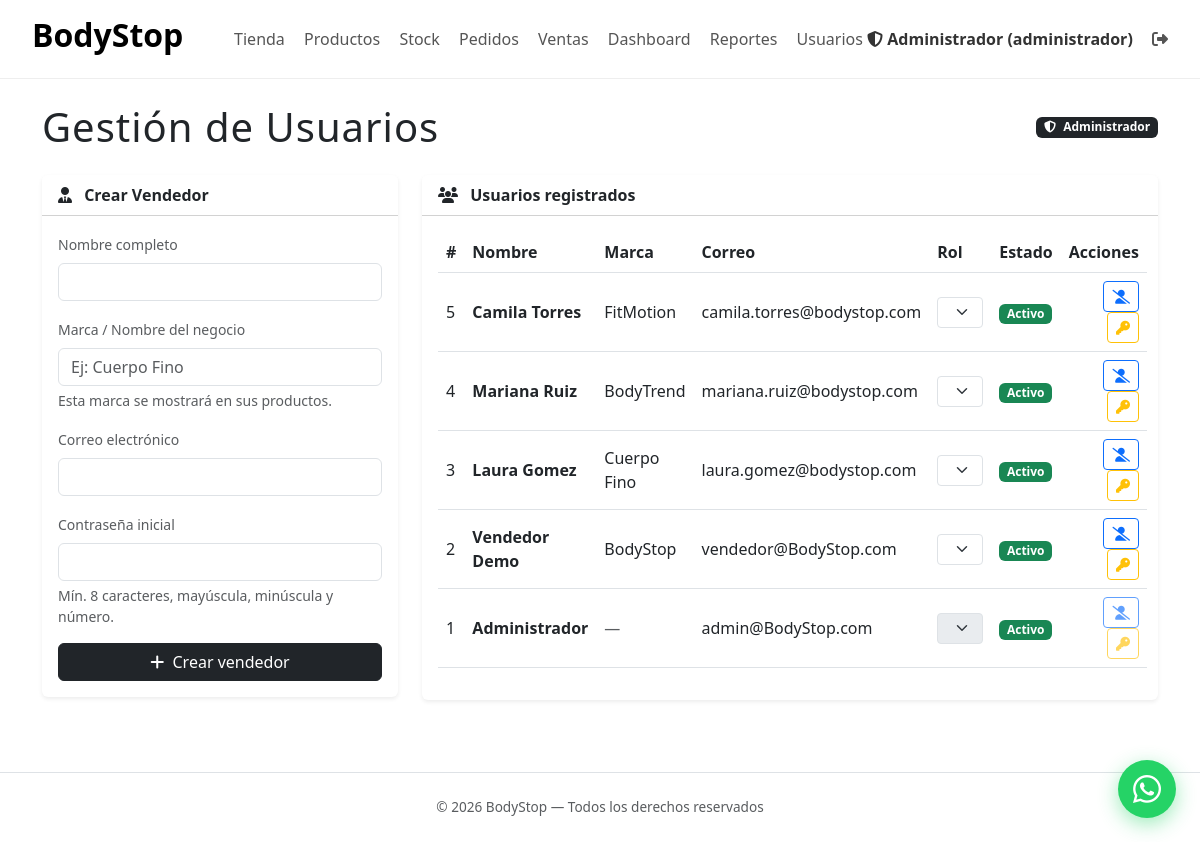
The page /?c=AdminUsuario&m=index (signed in) on the database its author committed.
### tables this page shows
CREATE TABLE `usuarios` (
  `id` int(11) NOT NULL AUTO_INCREMENT,
  `nombre` varchar(120) NOT NULL,
  `marca` varchar(120) DEFAULT NULL,
  `cedula` varchar(20) DEFAULT NULL,
  `email` varchar(160) NOT NULL,
  `password_hash` varchar(255) NOT NULL,
  `rol` enum('usuario','vendedor','administrador') NOT NULL DEFAULT 'usuario',
  `activo` tinyint(1) NOT NULL DEFAULT 1,
  `created_at` timestamp NULL DEFAULT CURRENT_TIMESTAMP,
  `updated_at` timestamp NULL DEFAULT CURRENT_TIMESTAMP ON UPDATE CURRENT_TIMESTAMP,
  PRIMARY KEY (`id`),
  UNIQUE KEY `uq_usuarios_email` (`email`),
  UNIQUE KEY `uq_usuarios_cedula` (`cedula`)
);

### controllers/AdminUsuarioController.php (called while the page is built, shortened)
<?php
require_once BASE_PATH . '/core/Auth.php';
require_once BASE_PATH . '/core/Security.php';
require_once BASE_PATH . '/repositories/UsuarioRepository.php';
class AdminUsuarioController
{
    private UsuarioRepository $repo;
    public function __construct()
    {
        $this->repo = new UsuarioRepository();
    }
    public function index()
    {
        $pagina = max(1, (int)($_GET['pagina'] ?? 1));
        $data = $this->repo->allPag($pagina, 10);
        $usuarios = $data['usuarios'];
        require BASE_PATH . '/views/admin/usuarios/index.php';
    }
}

### core/Router.php (called while the page is built, shortened)
<?php
class Router
{
    public function run()
    {
        $method     = $_GET['m'] ?? 'index';
        $instance = new $controllerClass();
        call_user_func([$instance, $method]);
    }
}

### index.php (called while the page is built, shortened)
<?php
$router = new Router();
$router->run();

### config/Database.php (called while the page is built)
<?php
class Database
{
    private static ?PDO $db = null;
    public static function getConexion(): PDO
    {
        if (self::$db === null) {
            $host = getenv('DB_HOST') ?: 'db';
            $dbname = getenv('DB_NAME') ?: 'bodystop';
            $user = getenv('DB_USER') ?: 'root';
            $pass = getenv('DB_PASS') ?: 'root';
            self::$db = new PDO(
                "mysql:host=$host;dbname=$dbname;charset=utf8mb4",
                $user,
                $pass,
                [PDO::ATTR_ERRMODE => PDO::ERRMODE_EXCEPTION]
            );
        }
        return self::$db;
    }
}

### repositories/UsuarioRepository.php (called while the page is built, shortened)
<?php
require_once __DIR__ . '/../config/Database.php';
class UsuarioRepository
{
    private PDO $db;
    public function __construct()
    {
        $this->db = Database::getConexion();
    }
    public function allPag(int $pagina = 1, int $porPagina = 10): array
    {
        $total = (int)$this->db->query("SELECT COUNT(*) FROM usuarios")->fetchColumn();
        $offset = max(0, ($pagina - 1) * $porPagina);
        $stmt = $this->db->prepare(
            "SELECT id, nombre, marca, email, rol, activo, created_at
             FROM usuarios ORDER BY id DESC LIMIT $porPagina OFFSET $offset"
        );
        $stmt->execute();
        $usuarios = $stmt->fetchAll(PDO::FETCH_ASSOC);
        return [
            'usuarios' => $usuarios,
            'total' => $total,
            'paginas' => (int)ceil($total / $porPagina),
            'pagina' => $pagina,
        ];
    }
}

### core/Security.php (called while the page is built, shortened)
<?php
class Security
{
    public static function escape($valor): string
    {
        return htmlspecialchars((string)$valor, ENT_QUOTES, 'UTF-8');
    }
}

### core/Auth.php (called while the page is built, shortened)
<?php
class Auth
{
    public static function id(): ?int
    {
        return isset($_SESSION['user_id']) ? (int)$_SESSION['user_id'] : null;
    }
}

### views/admin/usuarios/index.php (the view, shortened to what this page needs)
<?php require BASE_PATH . '/views/layouts/header.php'; ?>
<div class="container py-4">
    <div class="d-flex justify-content-between align-items-center mb-4">
        <h1 class="fw-light mb-0" style="letter-spacing:1px;">Gestión de Usuarios</h1>
        <span class="badge bg-dark"><i class="fas fa-shield-alt me-1"></i> Administrador</span>
    </div>
    <div class="row g-4">
        <div class="col-lg-4">
            <div class="card border-0 shadow-sm">
                <div class="card-header bg-white">
                    <strong><i class="fas fa-user-tie me-2"></i> Crear Vendedor</strong>
                </div>
                <div class="card-body">
                    <form method="POST" action="/?c=AdminUsuario&m=storeVendedor" autocomplete="off">
                        <div class="mb-3">
                            <label class="form-label small text-muted">Nombre completo</label>
                            <input type="text" name="nombre" class="form-control" required minlength="3">
                        </div>
                        <div class="mb-3">
                            <label class="form-label small text-muted">Marca / Nombre del negocio</label>
                            <input type="text" name="marca" class="form-control" placeholder="Ej: Cuerpo Fino">
                            <div class="form-text small">Esta marca se mostrará en sus productos.</div>
                        </div>
                        <div class="mb-3">
                            <label class="form-label small text-muted">Correo electrónico</label>
                            <input type="email" name="email" class="form-control" required>
                        </div>
                        <div class="mb-3">
                            <label class="form-label small text-muted">Contraseña inicial</label>
                            <input type="password" name="clave" class="form-control" required>
                            <div class="form-text small">Mín. 8 caracteres, mayúscula, minúscula y número.</div>
                        </div>
                        <button type="submit" class="btn btn-dark w-100">
                            <i class="fas fa-plus me-1"></i> Crear vendedor
                        </button>
                    </form>
                </div>
            </div>
        </div>
        <div class="col-lg-8">
            <div class="card border-0 shadow-sm">
                <div class="card-header bg-white">
                    <strong><i class="fas fa-users me-2"></i> Usuarios registrados</strong>
                </div>
                <div class="card-body table-responsive">
                    <table class="table table-hover align-middle">
                        <thead>
                            <tr>
                                <th>#</th>
                                <th>Nombre</th>
                                <th>Marca</th>
                                <th>Correo</th>
                                <th>Rol</th>
                                <th>Estado</th>
                                <th class="text-end">Acciones</th>
                            </tr>
                        </thead>
                        <tbody>
                            <?php foreach ($usuarios as $u): ?>
                                <tr>
                                    <td><?= $u['id'] ?></td>
                                    <td class="fw-semibold"><?= Security::escape($u['nombre']) ?></td>
                                    <td><?= !empty($u['marca']) ? Security::escape($u['marca']) : '<span class="text-muted">—</span>' ?></td>
                                    <td><?= Security::escape($u['email']) ?></td>
                                    <td>
                                        <select class="form-select form-select-sm rol-select" data-id="<?= $u['id'] ?>" <?= $u['id'] === Auth::id() ? 'disabled' : '' ?>>
                                            <?php foreach (['usuario', 'vendedor', 'administrador'] as $r): ?>
                                                <option value="<?= $r ?>" <?= $u['rol'] === $r ? 'selected' : '' ?>><?= ucfirst($r) ?></option>
                                            <?php endforeach; ?>
                                        </select>
                                    </td>
                                    <td>
                                        <?php if ((int)$u['activo'] === 1): ?>
                                            <span class="badge bg-success">Activo</span>
                                        <?php else: ?>
                                            <span class="badge bg-secondary">Inactivo</span>
                                        <?php endif; ?>
                                    </td>
                                    <td class="text-end">
                                        <button class="btn btn-sm btn-outline-primary activo-btn" data-id="<?= $u['id'] ?>" data-activo="<?= (int)$u['activo'] ?>" <?= $u['id'] === Auth::id() ? 'disabled' : '' ?> title="Cambiar estado">
                                            <i class="fas <?= (int)$u['activo'] === 1 ? 'fa-user-slash' : 'fa-user-check' ?>"></i>
                                        </button>
                                        <button class="btn btn-sm btn-outline-warning pass-btn" data-id="<?= $u['id'] ?>" data-nombre="<?= Security::escape($u['nombre']) ?>" <?= $u['id'] === Auth::id() ? 'disabled' : '' ?> title="Restablecer contraseña">
                                            <i class="fas fa-key"></i>
                                        </button>
                                    </td>
                                </tr>
                            <?php endforeach; ?>
                        </tbody>
                    </table>
                </div>
            </div>
        </div>
    </div>
</div>
<?php require BASE_PATH . '/views/layouts/footer.php'; ?>

### rows shown on the page
usuarios: id "5", nombre "Camila Torres", marca "FitMotion", email "camila.torres@bodystop.com", rol+id "Vendedor", activo "Activo"
usuarios: id "4", nombre "Mariana Ruiz", marca "BodyTrend", email "mariana.ruiz@bodystop.com", rol+id "Vendedor", activo "Activo"
usuarios: id "3", nombre "Laura Gomez", marca "Cuerpo Fino", email "laura.gomez@bodystop.com", rol+id "Vendedor", activo "Activo"
usuarios: id "2", nombre "Vendedor Demo", marca "BodyStop", email "vendedor@BodyStop.com", rol+id "Vendedor", activo "Activo"
usuarios: id "1", nombre "Administrador", email "admin@BodyStop.com", rol+id "Administrador", activo "Activo"

### other values the page prints
Security::escape($nombre) "Administrador"
Security::escape($rol) "administrador"
